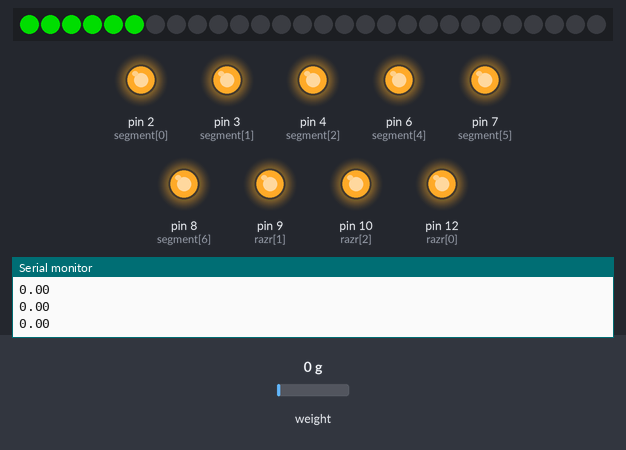
The sketch below on a simulated Arduino Uno, built with avr-gcc and run on an emulated ATmega328P. Parts: 28 RGB LEDs in strip order, left to right, output pins drawn as LEDs (lit = HIGH), the last lines printed to the serial monitor. The test bench sets the inputs (shaded band); at power-on: weight on the scale 0 g. Dim RGB values are drawn brighter than linear; random numbers use the default seed unless the sketch sets one; pins used as bus, display or sensor lines are not drawn.

Above: at 10.4 s.
10.5 s: weight on the scale set to 2500 g
At 11.4 s:
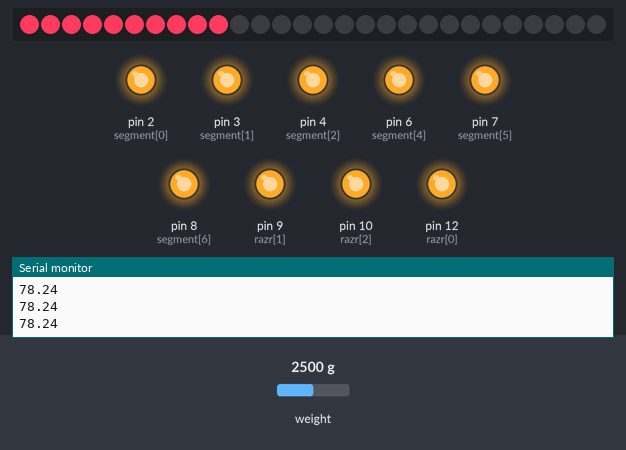
12.0 s: weight on the scale set to 3750 g
At 12.9 s:
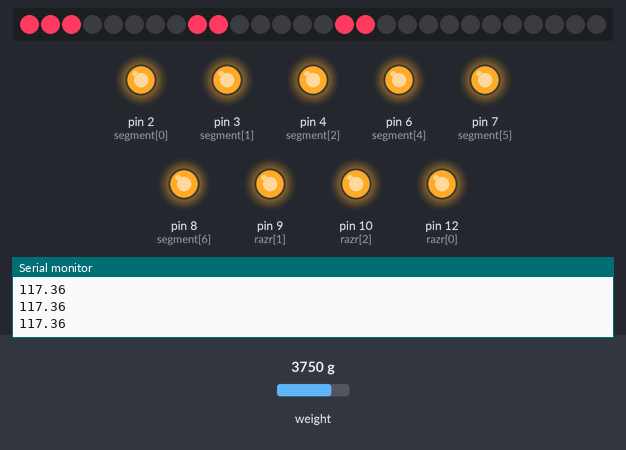
15.1 s: weight on the scale set to 4900 g
At 15.7 s:
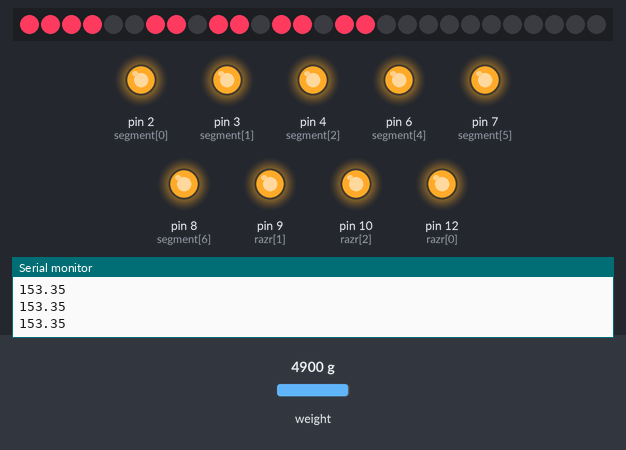
Timing chart, 0 to 17.7 s (numbered marks = the images above; inputs shaded):
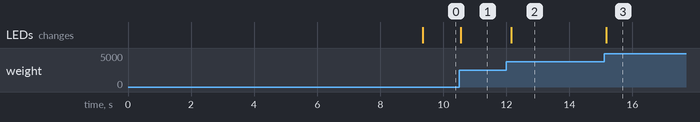

The sketch:

Sun.ino
```cpp
/*
Mepкуpий – 0.З8 g – З,7 м/c²
Beнepa – 0.906 g – 8,87 м/c²
Зeмля – 1 g – 9,80665 м/c²
Mapc – 0.З78 g – З,711 м/c²
Юпитep – 2.442 g – 24,79 м/c²
Caтуpн – 1.065 g – 10,44 м/c²
Уpaн – 0.90З g – 8,87 м/c²
Heптун – 1.1З1 g – 11,15 м/c²
Плутoн – 0.06З g – 0,617 м/c²
Лунa – 0.165 g – 1,62 м/c²
Coлнцe – 27.85 g – 274,0 м/c²
*/
#include <Adafruit_NeoPixel.h>
#ifdef __AVR__
 #include <avr/power.h> // Required for 16 MHz Adafruit Trinket
#endif

#define PIN        5


#define NUMPIXELS 28 // Popular NeoPixel ring size


Adafruit_NeoPixel pixels(NUMPIXELS, PIN, NEO_GRB + NEO_KHZ800);

int red =0;
int green = 150;
int blue = 0;

int pin=8;
int color;
int flag =0;
int i =0;
int in1 = 4;
int in2 = 5;
int in3 = 6;
int in4 = 7;

//-------про весы-------------
#include "HX711.h"
#define DT  14
#define SCK  15
//#define DT  9
//#define SCK  8
HX711 scale;
float calibration_factor = -24900; //-5050;//для тензы лигера


byte segment[] = {2,3,4,5,6,7,8};
byte razr[] = {12,9,10};
int zadergka = 1;

unsigned long deltaT = 250;
unsigned long lastTime=0;
float ves =8888;

int minValue = 5;

void keep_fit () {
 scale.set_scale(calibration_factor); //Adjust to this calibration factor

 if(Serial.available())
 {
  char temp = Serial.read();
    if(temp == '+' || temp == 'a')
      calibration_factor += 100;
    else if(temp == '-' || temp == 'z')
      calibration_factor -= 100;
  Serial.print("Reading: ");
  Serial.print(scale.get_units(), 1);
  Serial.print(" lbs"); //Change this to kg and re-adjust the calibration factor if you follow SI units like a sane person
  Serial.print(" calibration_factor: ");
  Serial.print(calibration_factor);
  Serial.println();
  }

  }


void setup() {
   Serial.begin(9600);
    pixels.begin();
   Serial.println("HX711 calibration sketch");
 for(int i = 0; i<3; i++) {
    pinMode(razr[i], OUTPUT);
    digitalWrite(razr[i], HIGH);
  }
   for(int i = 0; i<7; i++){ //
    pinMode(segment[i], OUTPUT);
   digitalWrite(segment[i], HIGH);
  }

  while(millis()<7000){
    Show(ves);
  }
   scale.begin(DT, SCK);
   delay(100);
   Serial.println(scale.is_ready());
 //--------------- ВЕСЫ-------------
 Serial.println("HX711 calibration sketch");

 Serial.println("Remove all weight from scale");
 Serial.println("After readings begin, place known weight on scale");
 Serial.println("Press + or a to increase calibration factor");
 Serial.println("Press - or z to decrease calibration factor");
 scale.set_scale();
 scale.tare(); //Reset the scale to 0
 long zero_factor = scale.read_average();
 Serial.print("Zero factor: ");
 Serial.println(zero_factor);


}

bool stand = false;
bool laststand = false;
void loop() {
  keep_fit ();
  ves = scale.get_units(), 1;

if(ves<2){
    ves =0;
    stand = false;
    laststand= false;
  }
  else stand = true;

  ves = abs(ves)*1.1237*27.85;


  if(stand != laststand){
    laststand= stand;
    red = random(50,255);
    green = random(50,255);
    blue = random(50,255);
  }

  Serial.println(ves);
  unsigned long lookT = millis();
  while(millis() - lookT < 100)  Show(ves);
}
```

screen.ino
```cpp
//экран на адресных

void Show(int num){
pixels.clear(); // Set all pixel greens to 'off'
  int one = -1;
  int two = -1;
  int three = -1;
  int four = -1;
  if(num > 999){
    one = num%10;
    two = (num/10)%10;
    three =(num/100)%10;
    four  =(num/1000)%10;
  }
  else if(num > 99){
    one = num%10;
    two = (num/10)%10;
    three =(num/100)%10;
  }
  else if(num > 9){
    one = num%10;
    two = (num/10)%10;
  }
  else if(num > -1) one = num%10;

  if(four > -1){
    Switch(four,3);
    Switch(three,2);
    Switch(two,1);
    Switch(one,0);
  }
  else if(three > -1){
    Switch(three,2);
    Switch(two,1);
    Switch(one,0);
  }
  else if(two > -1){
    Switch(two,1);
    Switch(one,0);
  }
  else if(one > -1){
    Switch(one,0);
  }


  pixels.show();   // Send the updated pixel greens to the hardware.
}

void Switch(int num, int razryad){
  if(num == 0) Zero(razryad);
  else if(num == 1) One(razryad);
  else if(num == 2) Two(razryad);
  else if(num == 3) Three(razryad);
  else if(num == 4) Four(razryad);
  else if(num == 5) Five(razryad);
  else if(num == 6) Six(razryad);
  else if(num == 7) Seven(razryad);
  else if(num == 8) Eight(razryad);
  else if(num == 9) Nine(razryad);
}

void One(int razryd){
  pixels.setPixelColor(1 + razryd*7, pixels.Color(red, green, blue));
  pixels.setPixelColor(2 + razryd*7, pixels.Color(red, green, blue));
}
void Two(int razryd){
  pixels.setPixelColor(0 + razryd*7, pixels.Color(red, green, blue));
  pixels.setPixelColor(1 + razryd*7, pixels.Color(red, green, blue));
  pixels.setPixelColor(3 + razryd*7, pixels.Color(red, green, blue));
  pixels.setPixelColor(4 + razryd*7, pixels.Color(red, green, blue));
  pixels.setPixelColor(6 + razryd*7, pixels.Color(red, green, blue));
}
void Three(int razryd){
  pixels.setPixelColor(0 + razryd*7, pixels.Color(red, green, blue));
  pixels.setPixelColor(1 + razryd*7, pixels.Color(red, green, blue));
  pixels.setPixelColor(2 + razryd*7, pixels.Color(red, green, blue));
  pixels.setPixelColor(3 + razryd*7, pixels.Color(red, green, blue));
  pixels.setPixelColor(6 + razryd*7, pixels.Color(red, green, blue));
}
void Four(int razryd){
  pixels.setPixelColor(5 + razryd*7, pixels.Color(red, green, blue));
  pixels.setPixelColor(1 + razryd*7, pixels.Color(red, green, blue));
  pixels.setPixelColor(2 + razryd*7, pixels.Color(red, green, blue));
  pixels.setPixelColor(6 + razryd*7, pixels.Color(red, green, blue));
}
void Five(int razryd){
  pixels.setPixelColor(0 + razryd*7, pixels.Color(red, green, blue));
  pixels.setPixelColor(5 + razryd*7, pixels.Color(red, green, blue));
  pixels.setPixelColor(2 + razryd*7, pixels.Color(red, green, blue));
  pixels.setPixelColor(3 + razryd*7, pixels.Color(red, green, blue));
  pixels.setPixelColor(6 + razryd*7, pixels.Color(red, green, blue));
}
void Six(int razryd){
 pixels.setPixelColor(0 + razryd*7, pixels.Color(red, green, blue));
  pixels.setPixelColor(5 + razryd*7, pixels.Color(red, green, blue));
  pixels.setPixelColor(2 + razryd*7, pixels.Color(red, green, blue));
  pixels.setPixelColor(3 + razryd*7, pixels.Color(red, green, blue));
  pixels.setPixelColor(4 + razryd*7, pixels.Color(red, green, blue));
  pixels.setPixelColor(6 + razryd*7, pixels.Color(red, green, blue));
}
void Seven(int razryd){
  pixels.setPixelColor(0 + razryd*7, pixels.Color(red, green, blue));
 pixels.setPixelColor(1 + razryd*7, pixels.Color(red, green, blue));
  pixels.setPixelColor(2 + razryd*7, pixels.Color(red, green, blue));
}
void Eight(int razryd){
  pixels.setPixelColor(0 + razryd*7, pixels.Color(red, green, blue));
  pixels.setPixelColor(1 + razryd*7, pixels.Color(red, green, blue));
  pixels.setPixelColor(5 + razryd*7, pixels.Color(red, green, blue));
  pixels.setPixelColor(2 + razryd*7, pixels.Color(red, green, blue));
  pixels.setPixelColor(3 + razryd*7, pixels.Color(red, green, blue));
  pixels.setPixelColor(4 + razryd*7, pixels.Color(red, green, blue));
  pixels.setPixelColor(6 + razryd*7, pixels.Color(red, green, blue));
}
void Nine(int razryd){
 pixels.setPixelColor(0 + razryd*7, pixels.Color(red, green, blue));
  pixels.setPixelColor(1 + razryd*7, pixels.Color(red, green, blue));
  pixels.setPixelColor(5 + razryd*7, pixels.Color(red, green, blue));
  pixels.setPixelColor(2 + razryd*7, pixels.Color(red, green, blue));
  pixels.setPixelColor(3 + razryd*7, pixels.Color(red, green, blue));
  pixels.setPixelColor(6 + razryd*7, pixels.Color(red, green, blue));
}
void Zero(int razryd){
pixels.setPixelColor(0 + razryd*7, pixels.Color(red, green, blue));
  pixels.setPixelColor(1 + razryd*7, pixels.Color(red, green, blue));
  pixels.setPixelColor(5 + razryd*7, pixels.Color(red, green, blue));
  pixels.setPixelColor(2 + razryd*7, pixels.Color(red, green, blue));
  pixels.setPixelColor(3 + razryd*7, pixels.Color(red, green, blue));
  pixels.setPixelColor(4 + razryd*7, pixels.Color(red, green, blue));
}
/* экран на обычной ленте 12В
void clear(){
  for(int i = 0; i<sizeof(razr)/sizeof(razr[0]); i++) digitalWrite(razr[i], LOW);
  for(int i = 0; i<sizeof(segment)/sizeof(segment[0]); i++) digitalWrite(segment[i], LOW);
}

void Show(int n){
  int mas[3];
  mas[0] = n%10;
  int m=n/10;
  mas[1] = m%10;
  mas[2] = m/10;

  for(int i = 0; i<sizeof(razr)/sizeof(razr[0]); i++) digitalWrite(razr[i], LOW);
  for(int i = 0; i<sizeof(razr)/sizeof(razr[0]); i++){
    if(n <100 && i == 2) continue;
    if(n <10 && i == 1) continue;
    digitalWrite(razr[i], HIGH);
    Num(mas[i]);
    delay(zadergka);
    clear();
    //digitalWrite(razr[i], LOW);
  }


}

void Num(int n){
  if(n==0) zero();
  else if(n==1) one();
  else if(n==2) two();
  else if(n==3) three();
  else if(n==4) four();
  else if(n==5) five();
  else if(n==6) six();
  else if(n==7) seven();
  else if(n==8) eight();
  else if(n==9) nine();
}
void one(){
  for(int i = 0; i<sizeof(segment)/sizeof(segment[0]); i++) digitalWrite(segment[i], LOW);
  digitalWrite(segment[1], HIGH);
  digitalWrite(segment[2], HIGH);
}
void two(){
  for(int i = 0; i<sizeof(segment)/sizeof(segment[0]); i++) digitalWrite(segment[i], LOW);
  digitalWrite(segment[0], HIGH);
  digitalWrite(segment[1], HIGH);
  digitalWrite(segment[3], HIGH);
  digitalWrite(segment[4], HIGH);
  digitalWrite(segment[6], HIGH);
}
void three(){
  for(int i = 0; i<sizeof(segment)/sizeof(segment[0]); i++) digitalWrite(segment[i], LOW);
  digitalWrite(segment[0], HIGH);
  digitalWrite(segment[1], HIGH);
  digitalWrite(segment[3], HIGH);
  digitalWrite(segment[2], HIGH);
  digitalWrite(segment[6], HIGH);
}
void four(){
  for(int i = 0; i<sizeof(segment)/sizeof(segment[0]); i++) digitalWrite(segment[i], LOW);
  digitalWrite(segment[1], HIGH);
  digitalWrite(segment[5], HIGH);
  digitalWrite(segment[2], HIGH);
  digitalWrite(segment[6], HIGH);
}
void five(){
  for(int i = 0; i<sizeof(segment)/sizeof(segment[0]); i++) digitalWrite(segment[i], LOW);
  digitalWrite(segment[0], HIGH);
  digitalWrite(segment[5], HIGH);
  digitalWrite(segment[3], HIGH);
  digitalWrite(segment[2], HIGH);
  digitalWrite(segment[6], HIGH);
}
void six(){
  for(int i = 0; i<sizeof(segment)/sizeof(segment[0]); i++) digitalWrite(segment[i], LOW);
  digitalWrite(segment[0], HIGH);
  digitalWrite(segment[5], HIGH);
  digitalWrite(segment[3], HIGH);
  digitalWrite(segment[2], HIGH);
  digitalWrite(segment[4], HIGH);
  digitalWrite(segment[6], HIGH);
}

void seven(){
  for(int i = 0; i<sizeof(segment)/sizeof(segment[0]); i++) digitalWrite(segment[i], LOW);
  digitalWrite(segment[0], HIGH);
  digitalWrite(segment[1], HIGH);
  digitalWrite(segment[2], HIGH);
}
void eight(){
  for(int i = 0; i<sizeof(segment)/sizeof(segment[0]); i++) digitalWrite(segment[i], LOW);
  digitalWrite(segment[0], HIGH);
  digitalWrite(segment[1], HIGH);
  digitalWrite(segment[5], HIGH);
  digitalWrite(segment[3], HIGH);
  digitalWrite(segment[2], HIGH);
  digitalWrite(segment[4], HIGH);
  digitalWrite(segment[6], HIGH);
}
void nine(){
  for(int i = 0; i<sizeof(segment)/sizeof(segment[0]); i++) digitalWrite(segment[i], LOW);
  digitalWrite(segment[0], HIGH);
  digitalWrite(segment[1], HIGH);
  digitalWrite(segment[5], HIGH);
  digitalWrite(segment[3], HIGH);
  digitalWrite(segment[2], HIGH);
  digitalWrite(segment[6], HIGH);
}
void zero(){
  for(int i = 0; i<sizeof(segment)/sizeof(segment[0]); i++) digitalWrite(segment[i], LOW);
  digitalWrite(segment[0], HIGH);
  digitalWrite(segment[1], HIGH);
  digitalWrite(segment[5], HIGH);
  digitalWrite(segment[3], HIGH);
  digitalWrite(segment[2], HIGH);
  digitalWrite(segment[4], HIGH);
}
*/
```

Measured:
- after the input at 10.5 s, the LEDs: change after 0.05 s (image 1)
- after the input at 12.0 s, the LEDs: change after 0.16 s (image 2)
- after the input at 15.1 s, the LEDs: change after 0.07 s (image 3)
